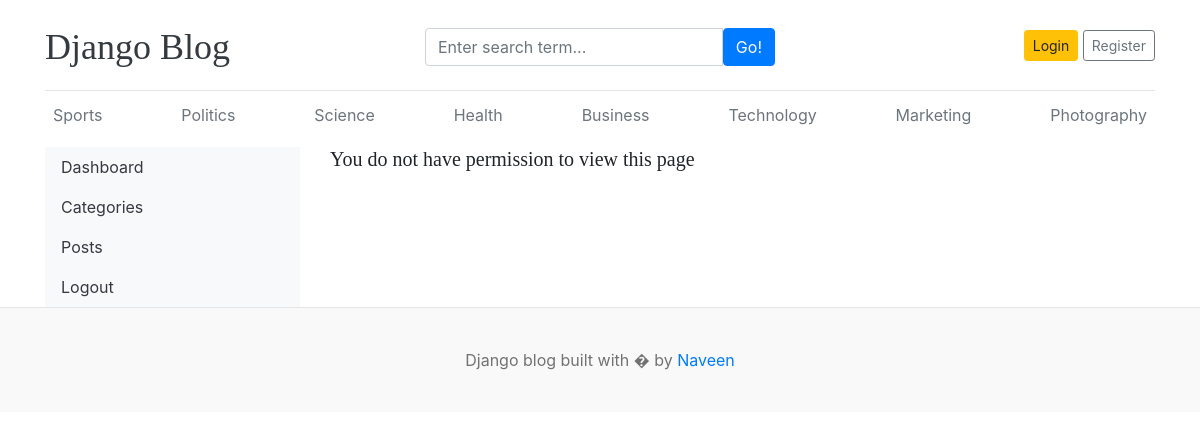
The page /dashboard/users/ on the database its author committed.
### blog_mod/models.py (models this page shows, shortened)
class Category(models.Model):
    category_name = models.CharField(max_length=50, unique=True)
    created_at = models.DateTimeField(auto_now_add=True)
    updated_at = models.DateTimeField(auto_now=True)
    class Meta:
        verbose_name_plural = "categories"

### dashboard/views.py (the view)
# urls.py: path("users/", views.users, name="users"),
def users(request):
    users = User.objects.all()
    context = {
        "users" : users
    }
    return render(request, "dashboard/users.html", context)

### blog_mod/context_processors.py (called while the page is built)
def get_category(request):
    categories = Category.objects.all()
    return dict(categories=categories)

def get_socialLinks(request):
    social_links = SocialLinks.objects.all()
    return dict(social_links=social_links)

### templates/dashboard/users.html
{% extends 'base.html' %}
{% block content %}
  <div class="row">
    {% include 'dashboard/sidebar.html' %}
    <div class="col-md-9">
      {% if perms.auth.view_user %}
        <h2>All Users</h2>
        <a href="{% url 'add_user' %}" class="btn btn-dark text-light float-right mb-2">Add User</a>
        <table class="table table-hover">
          <thead>
            <tr>
              <th>Id</th>
              <th>Full Name</th>
              <th>Username</th>
              <th>Email</th>
              <th>Active</th>
              <th>Staff</th>
              <th>Superuser</th>
              <th>Action</th>
            </tr>
          </thead>
          <tbody>
            {% for user in users %}
              <tr>
                <td>{{ forloop.counter }}</td>
                <td>{{ user.first_name }} {{ user.last_name }}</td>
                <td>{{ user.username }}</td>
                <td>{{ user.email }}</td>
                <td>
                  {% if user.is_active %}
                    <i class="fa fa-check text-success"></i>
                  {% else %}
                    <i class="fa fa-times text-danger"></i>
                  {% endif %}
                </td>
                <td>
                  {% if user.is_staff %}
                    <i class="fa fa-check text-success"></i>
                  {% else %}
                    <i class="fa fa-times text-danger"></i>
                  {% endif %}
                </td>
                <td>
                  {% if user.is_superuser %}
                    <i class="fa fa-check text-success"></i>
                  {% else %}
                    <i class="fa fa-times text-danger"></i>
                  {% endif %}
                </td>
                <td>
                  <a href="{% url 'edit_user' user.id %}"><i class="fa fa-edit text-success"></i></a>
                  &nbsp;
                  <a href="{% url 'delete_user' user.id %}"><i class="fa fa-trash text-danger"></i></a>
                </td>
              </tr>
            {% endfor %}
          </tbody>
        </table>
      {% else %}
        <h5>You do not have permission to view this page</h5>
      {% endif %}
    </div>
  </div>
{% endblock %}

### templates/base.html (shortened to what this page needs)
{% load static %}
<!DOCTYPE html>
<html lang="en">
  <head>
    <link href="https://getbootstrap.com/docs/4.0/dist/css/bootstrap.min.css" rel="stylesheet" />
    <link rel="stylesheet" href="https://cdnjs.cloudflare.com/ajax/libs/font-awesome/4.7.0/css/font-awesome.min.css">
    <link href="{% static 'css/blog.css' %}" rel="stylesheet" />
  </head>
  <body>
    <div class="container">
      <header class="blog-header py-3">
        <div class="row flex-nowrap justify-content-between align-items-center">
          <div class="col-4 pt-1">
            <a class="blog-header-logo text-dark" href="/">Django Blog</a>
          </div>
          <div class="col-4 pt-1">
            <form action="{% url 'search' %}" method="GET">
              <div class="input-group">
                <input class="form-control" type="text" name="keyword" placeholder="Enter search term..." aria-label="Enter search term..." aria-describedby="button-search" />
                <button type="submit" class="btn btn-primary" id="button-search" type="button">Go!</button>
              </div>
            </form>
          </div>
          <div class="col-4 d-flex justify-content-end align-items-center">
            {% if not user.is_authenticated %}
              <a class="btn btn-sm btn-warning" href="{% url 'login' %}">Login</a> &nbsp;
              <a class="btn btn-sm btn-outline-secondary" href="{% url 'register' %}">Register</a>
            {% else %}
              <span><a class="btn btn-sm btn-warning" href="{% url 'dashboard' %}">Dashboard</a></span>
              &emsp;
              <span><a class="btn btn-sm btn-warning" href="{% url 'logout' %}">Logout</a></span>
            {% endif %}
          </div>
        </div>
      </header>
      <div class="nav-scroller py-1 mb-2">
        <nav class="nav d-flex justify-content-between">
          {% for cat in categories %}
            <a class="p-2 text-muted" href="{% url 'posts_by_category' cat.id %}">{{ cat.category_name }}</a>
          {% endfor %}
        </nav>
      </div>
      {% block content %}
      {% endblock %}
    </div>
    <footer class="blog-footer">
      <p>
        Django blog built with � by <a href="#">Naveen</a>
      </p>
    </footer>
  </body>
</html>

### static/css/blog.css (style rules this page uses)
.blog-header { border-bottom: 1px solid #e5e5e5; }
.blog-header-logo { font-family: "Playfair Display", Georgia, "Times New Roman", serif; font-size: 2.25rem; }
h1, h2, h3, h4, h5, h6 { font-family: "Playfair Display", Georgia, "Times New Roman", serif; }
.blog-footer { padding: 2.5rem 0; color: #727272; text-align: center; background-color: #f9f9f9; border-top: .05rem solid #e5e5e5; }
.blog-footer p:last-child { margin-bottom: 0; }

### rows shown on the page
Category: category_name "Sports"
Category: category_name "Politics"
Category: category_name "Science"
Category: category_name "Health"
Category: category_name "Business"
Category: category_name "Technology"
Category: category_name "Marketing"
Category: category_name "Photography"
